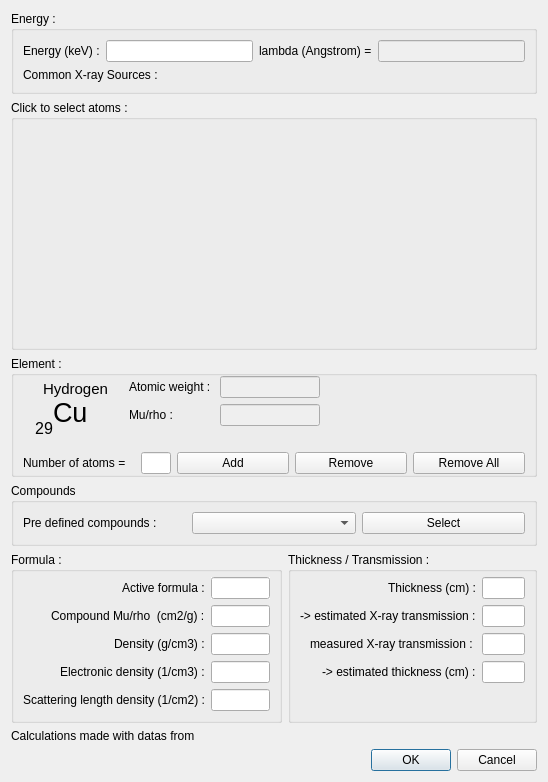
<?xml version="1.0" encoding="UTF-8"?>
<ui version="4.0">
 <class>absorption</class>
 <widget class="QDialog" name="absorption">
  <property name="geometry">
   <rect>
    <x>0</x>
    <y>0</y>
    <width>548</width>
    <height>663</height>
   </rect>
  </property>
  <property name="maximumSize">
   <size>
    <width>16777215</width>
    <height>663</height>
   </size>
  </property>
  <property name="windowTitle">
   <string>X-Rays absorption tool</string>
  </property>
  <layout class="QVBoxLayout" name="verticalLayout">
   <item>
    <widget class="QGroupBox" name="groupBoxEnergy">
     <property name="maximumSize">
      <size>
       <width>16777215</width>
       <height>150</height>
      </size>
     </property>
     <property name="title">
      <string>Energy :</string>
     </property>
     <property name="flat">
      <bool>true</bool>
     </property>
     <layout class="QVBoxLayout" name="verticalLayout_2">
      <item>
       <layout class="QGridLayout" name="gridLayout">
        <item row="0" column="1">
         <widget class="QLineEdit" name="lineEnergy"/>
        </item>
        <item row="0" column="2">
         <widget class="QLabel" name="label_2">
          <property name="text">
           <string>lambda (Angstrom) =</string>
          </property>
         </widget>
        </item>
        <item row="0" column="0">
         <widget class="QLabel" name="label">
          <property name="text">
           <string>Energy (keV) :</string>
          </property>
         </widget>
        </item>
        <item row="0" column="3">
         <widget class="QLineEdit" name="lineLambda">
          <property name="enabled">
           <bool>false</bool>
          </property>
         </widget>
        </item>
       </layout>
      </item>
      <item>
       <layout class="QGridLayout" name="gridXraySources">
        <item row="0" column="0">
         <widget class="QLabel" name="label_3">
          <property name="text">
           <string>Common X-ray Sources :</string>
          </property>
         </widget>
        </item>
       </layout>
      </item>
     </layout>
    </widget>
   </item>
   <item>
    <widget class="QGroupBox" name="groupBoxTable">
     <property name="minimumSize">
      <size>
       <width>0</width>
       <height>250</height>
      </size>
     </property>
     <property name="maximumSize">
      <size>
       <width>600</width>
       <height>16777215</height>
      </size>
     </property>
     <property name="autoFillBackground">
      <bool>true</bool>
     </property>
     <property name="title">
      <string>Click to select atoms :</string>
     </property>
     <property name="flat">
      <bool>true</bool>
     </property>
     <layout class="QGridLayout" name="gridLayout_4">
      <property name="leftMargin">
       <number>0</number>
      </property>
      <property name="topMargin">
       <number>0</number>
      </property>
      <property name="rightMargin">
       <number>0</number>
      </property>
      <property name="bottomMargin">
       <number>0</number>
      </property>
      <property name="spacing">
       <number>0</number>
      </property>
      <item row="0" column="0">
       <layout class="QGridLayout" name="gridMendeleiev">
        <property name="spacing">
         <number>1</number>
        </property>
       </layout>
      </item>
     </layout>
    </widget>
   </item>
   <item>
    <widget class="QGroupBox" name="groupBox_3">
     <property name="title">
      <string>Element :</string>
     </property>
     <property name="flat">
      <bool>true</bool>
     </property>
     <layout class="QGridLayout" name="gridLayout_3">
      <property name="topMargin">
       <number>0</number>
      </property>
      <property name="bottomMargin">
       <number>0</number>
      </property>
      <item row="2" column="0" colspan="2">
       <layout class="QGridLayout" name="gridLayout_2">
        <item row="0" column="2">
         <widget class="QPushButton" name="btnAdd">
          <property name="text">
           <string>Add</string>
          </property>
         </widget>
        </item>
        <item row="0" column="3">
         <widget class="QPushButton" name="btnRemove">
          <property name="text">
           <string>Remove</string>
          </property>
         </widget>
        </item>
        <item row="0" column="1">
         <widget class="QLineEdit" name="lineNumberOfAtoms">
          <property name="maximumSize">
           <size>
            <width>30</width>
            <height>16777215</height>
           </size>
          </property>
         </widget>
        </item>
        <item row="0" column="4">
         <widget class="QPushButton" name="btnRemoveAll">
          <property name="text">
           <string>Remove All</string>
          </property>
         </widget>
        </item>
        <item row="0" column="0">
         <widget class="QLabel" name="label_9">
          <property name="text">
           <string>Number of atoms =</string>
          </property>
         </widget>
        </item>
       </layout>
      </item>
      <item row="1" column="0">
       <widget class="QWidget" name="widget" native="true">
        <property name="minimumSize">
         <size>
          <width>100</width>
          <height>70</height>
         </size>
        </property>
        <widget class="QLabel" name="ElementSymbol">
         <property name="geometry">
          <rect>
           <x>30</x>
           <y>20</y>
           <width>47</width>
           <height>33</height>
          </rect>
         </property>
         <property name="font">
          <font>
           <pointsize>20</pointsize>
          </font>
         </property>
         <property name="text">
          <string>Cu</string>
         </property>
         <property name="alignment">
          <set>Qt::AlignLeading|Qt::AlignLeft|Qt::AlignVCenter</set>
         </property>
        </widget>
        <widget class="QLabel" name="ElementAtomicNumber">
         <property name="geometry">
          <rect>
           <x>10</x>
           <y>40</y>
           <width>20</width>
           <height>24</height>
          </rect>
         </property>
         <property name="font">
          <font>
           <pointsize>12</pointsize>
          </font>
         </property>
         <property name="text">
          <string>29</string>
         </property>
         <property name="alignment">
          <set>Qt::AlignRight|Qt::AlignTrailing|Qt::AlignVCenter</set>
         </property>
        </widget>
        <widget class="QLabel" name="ElementName">
         <property name="geometry">
          <rect>
           <x>20</x>
           <y>0</y>
           <width>71</width>
           <height>25</height>
          </rect>
         </property>
         <property name="font">
          <font>
           <pointsize>11</pointsize>
          </font>
         </property>
         <property name="text">
          <string>Hydrogen</string>
         </property>
         <property name="alignment">
          <set>Qt::AlignLeading|Qt::AlignLeft|Qt::AlignVCenter</set>
         </property>
        </widget>
       </widget>
      </item>
      <item row="1" column="1">
       <layout class="QFormLayout" name="formLayout_2">
        <property name="fieldGrowthPolicy">
         <enum>QFormLayout::AllNonFixedFieldsGrow</enum>
        </property>
        <item row="0" column="0">
         <widget class="QLabel" name="label_7">
          <property name="text">
           <string>Atomic weight : </string>
          </property>
         </widget>
        </item>
        <item row="0" column="1">
         <widget class="QLineEdit" name="lineElementAtomicWeight">
          <property name="enabled">
           <bool>false</bool>
          </property>
          <property name="maximumSize">
           <size>
            <width>100</width>
            <height>16777215</height>
           </size>
          </property>
         </widget>
        </item>
        <item row="1" column="0">
         <widget class="QLabel" name="label_8">
          <property name="text">
           <string>Mu/rho :</string>
          </property>
         </widget>
        </item>
        <item row="1" column="1">
         <widget class="QLineEdit" name="lineElementMuRho">
          <property name="enabled">
           <bool>false</bool>
          </property>
          <property name="minimumSize">
           <size>
            <width>0</width>
            <height>15</height>
           </size>
          </property>
          <property name="maximumSize">
           <size>
            <width>100</width>
            <height>16777215</height>
           </size>
          </property>
         </widget>
        </item>
       </layout>
      </item>
     </layout>
    </widget>
   </item>
   <item>
    <layout class="QHBoxLayout" name="horizontalLayout_4">
     <property name="topMargin">
      <number>0</number>
     </property>
     <item>
      <widget class="QGroupBox" name="groupBox_4">
       <property name="minimumSize">
        <size>
         <width>0</width>
         <height>0</height>
        </size>
       </property>
       <property name="title">
        <string>Compounds</string>
       </property>
       <layout class="QHBoxLayout" name="horizontalLayout_5">
        <item>
         <widget class="QLabel" name="label_6">
          <property name="text">
           <string>Pre defined compounds :</string>
          </property>
         </widget>
        </item>
        <item>
         <widget class="QComboBox" name="listPreDefined"/>
        </item>
        <item>
         <widget class="QPushButton" name="AddPredefined">
          <property name="text">
           <string>Select</string>
          </property>
         </widget>
        </item>
       </layout>
      </widget>
     </item>
    </layout>
   </item>
   <item>
    <layout class="QHBoxLayout" name="horizontalLayout">
     <property name="topMargin">
      <number>0</number>
     </property>
     <item>
      <widget class="QGroupBox" name="groupBox_2">
       <property name="title">
        <string>Formula :</string>
       </property>
       <layout class="QHBoxLayout" name="horizontalLayout_3">
        <property name="topMargin">
         <number>5</number>
        </property>
        <item>
         <layout class="QFormLayout" name="formLayout_3">
          <property name="labelAlignment">
           <set>Qt::AlignRight|Qt::AlignTrailing|Qt::AlignVCenter</set>
          </property>
          <item row="0" column="0">
           <widget class="QLabel" name="label_10">
            <property name="text">
             <string>Active formula :</string>
            </property>
           </widget>
          </item>
          <item row="1" column="0">
           <widget class="QLabel" name="label_11">
            <property name="text">
             <string>Compound Mu/rho  (cm2/g) :</string>
            </property>
           </widget>
          </item>
          <item row="2" column="0">
           <widget class="QLabel" name="label_12">
            <property name="text">
             <string>Density (g/cm3) :</string>
            </property>
           </widget>
          </item>
          <item row="3" column="0">
           <widget class="QLabel" name="label_13">
            <property name="text">
             <string>Electronic density (1/cm3) :</string>
            </property>
           </widget>
          </item>
          <item row="0" column="1">
           <widget class="QLineEdit" name="lineActiveFormula">
            <property name="enabled">
             <bool>true</bool>
            </property>
            <property name="font">
             <font>
              <weight>75</weight>
              <bold>true</bold>
             </font>
            </property>
            <property name="autoFillBackground">
             <bool>true</bool>
            </property>
           </widget>
          </item>
          <item row="1" column="1">
           <widget class="QLineEdit" name="lineCompoundMuRho">
            <property name="enabled">
             <bool>true</bool>
            </property>
           </widget>
          </item>
          <item row="2" column="1">
           <widget class="QLineEdit" name="lineDensity"/>
          </item>
          <item row="3" column="1">
           <widget class="QLineEdit" name="lineElectronicDensity">
            <property name="enabled">
             <bool>true</bool>
            </property>
           </widget>
          </item>
          <item row="4" column="1">
           <widget class="QLineEdit" name="lineScatteringLengthDensity">
            <property name="enabled">
             <bool>true</bool>
            </property>
           </widget>
          </item>
          <item row="4" column="0">
           <widget class="QLabel" name="label_14">
            <property name="text">
             <string>Scattering length density (1/cm2) :</string>
            </property>
           </widget>
          </item>
         </layout>
        </item>
       </layout>
      </widget>
     </item>
     <item>
      <widget class="QGroupBox" name="groupBox">
       <property name="title">
        <string>Thickness / Transmission :</string>
       </property>
       <layout class="QHBoxLayout" name="horizontalLayout_2">
        <property name="topMargin">
         <number>5</number>
        </property>
        <item>
         <layout class="QFormLayout" name="formLayout_4">
          <property name="fieldGrowthPolicy">
           <enum>QFormLayout::AllNonFixedFieldsGrow</enum>
          </property>
          <property name="labelAlignment">
           <set>Qt::AlignRight|Qt::AlignTrailing|Qt::AlignVCenter</set>
          </property>
          <item row="1" column="0">
           <widget class="QLabel" name="label_15">
            <property name="text">
             <string>Thickness (cm) :</string>
            </property>
           </widget>
          </item>
          <item row="1" column="1">
           <widget class="QLineEdit" name="lineThickness"/>
          </item>
          <item row="2" column="0">
           <widget class="QLabel" name="label_16">
            <property name="text">
             <string>-&gt; estimated X-ray transmission :</string>
            </property>
           </widget>
          </item>
          <item row="2" column="1">
           <widget class="QLineEdit" name="lineXRayTransmission">
            <property name="enabled">
             <bool>true</bool>
            </property>
           </widget>
          </item>
          <item row="3" column="0">
           <widget class="QLabel" name="label_4">
            <property name="text">
             <string>measured X-ray transmission : </string>
            </property>
           </widget>
          </item>
          <item row="3" column="1">
           <widget class="QLineEdit" name="lineXRayMeasuredTransmission"/>
          </item>
          <item row="4" column="0">
           <widget class="QLabel" name="label_5">
            <property name="text">
             <string>-&gt; estimated thickness (cm) :</string>
            </property>
           </widget>
          </item>
          <item row="4" column="1">
           <widget class="QLineEdit" name="lineEstimatedThickness"/>
          </item>
         </layout>
        </item>
       </layout>
      </widget>
     </item>
    </layout>
   </item>
   <item>
    <widget class="QLabel" name="labelLib">
     <property name="text">
      <string>Calculations made with datas from </string>
     </property>
     <property name="textFormat">
      <enum>Qt::AutoText</enum>
     </property>
    </widget>
   </item>
   <item>
    <widget class="QDialogButtonBox" name="buttonBox">
     <property name="orientation">
      <enum>Qt::Horizontal</enum>
     </property>
     <property name="standardButtons">
      <set>QDialogButtonBox::Cancel|QDialogButtonBox::Ok</set>
     </property>
    </widget>
   </item>
  </layout>
 </widget>
 <resources/>
 <connections>
  <connection>
   <sender>buttonBox</sender>
   <signal>accepted()</signal>
   <receiver>absorption</receiver>
   <slot>accept()</slot>
   <hints>
    <hint type="sourcelabel">
     <x>248</x>
     <y>254</y>
    </hint>
    <hint type="destinationlabel">
     <x>157</x>
     <y>274</y>
    </hint>
   </hints>
  </connection>
  <connection>
   <sender>buttonBox</sender>
   <signal>rejected()</signal>
   <receiver>absorption</receiver>
   <slot>reject()</slot>
   <hints>
    <hint type="sourcelabel">
     <x>316</x>
     <y>260</y>
    </hint>
    <hint type="destinationlabel">
     <x>286</x>
     <y>274</y>
    </hint>
   </hints>
  </connection>
 </connections>
</ui>
